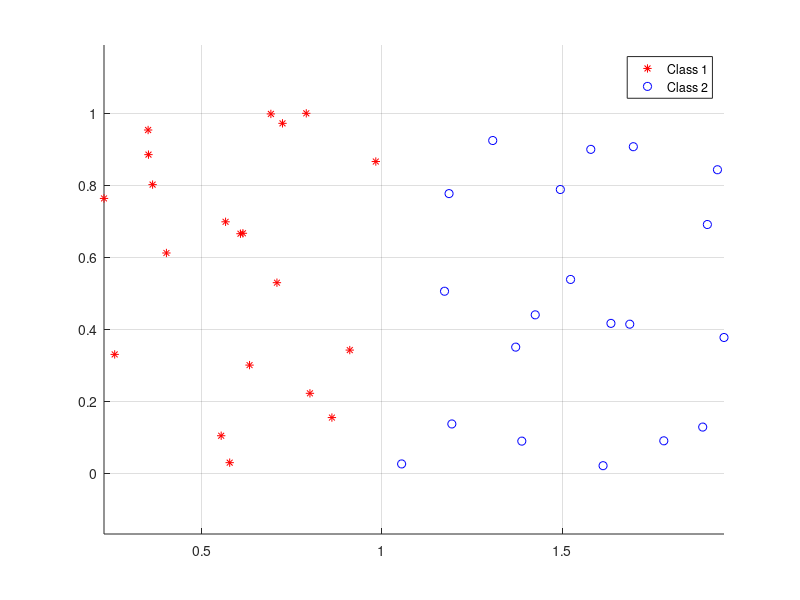

Recreate this plot in MATLAB. (Note: this script raises an error after producing the figure.)
%%	Group 1
%	Anirudh Gupta		-	
%	Maria Panoukidou	-	
%	Sudip Sinha			-	6609779

%%	Initialize
clear all; clf; clc;

%%	Part (a)   	Prepare the dataset and the classifier.
%	Generate data
n1 = 20; train_data_class1 = rand(n1,2);
n2 = 20; train_data_class2 = rand(n2,2) + ones(n2,2)*[1 0; 0 0];
train_data = [train_data_class1 ; train_data_class2];
train_label(1:n1,1) = 1;
train_label(n1+1:n1+n2,1) = 2;

%	Visualize the data
figure(1); clf; hold all; axis equal;
plot(train_data(1:n1,1), train_data(1:n1,2), 'r*');
plot(train_data(n1+1:n1+n2,1), train_data(n1+1:n1+n2,2), 'bo');
legend('Class 1', 'Class 2');
grid on;

%	Generate test points
n = 100;
test_data = [rand(n,2); rand(n,2) + ones(n,2)*[1 0; 0 0]];
test_label(1:n,1) = 1;
test_label(n+1:2*n,1) = 2;


%%	Part (b)   	Test the classifier.
%	Test the classifier.
k_values = [1, 3, 5, 7, 10, 15, 20];
errTrain = zeros(length(k_values), 1);
errTest = zeros(length(k_values), 1);
for i = 1:length(k_values)
	predTrain = knnClassify(train_data, train_label, train_data, k_values(i));
	predTest  = knnClassify(train_data, train_label, test_data,  k_values(i));
	errTrain(i) = loss01(predTrain, train_label);
	errTest(i)  = loss01(predTest, test_label);
end

%	Plot the training and the test errors.
figure(2); hold all;
plot(k_values, errTrain, 'r*:');
plot(k_values, errTest,  'b.-');

%	Plot the prediction for the best 'k'.
[~, bestIdx] = min(errTest);
bestk = k_values(bestIdx);
predTest  = knnClassify(train_data, train_label, test_data,  bestk);

figure(3); clf; hold all; axis equal;
pred_class1 = find(predTest == 1);
pred_class2 = find(predTest == 2);
plot(test_data(pred_class1, 1), test_data(pred_class1, 2), 'r*');
plot(test_data(pred_class2, 1), test_data(pred_class2, 2), 'bo');
plot([1 1], [0 1], 'k');
